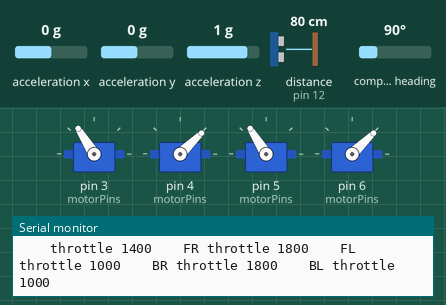
The sketch below on a simulated Arduino Uno, built with avr-gcc and run on an emulated ATmega328P. Parts: 4 × servo, the last lines printed to the serial monitor. The inputs (shaded band) are chosen by the test bench; at power-on: acceleration x 0 g, distance to the obstacle (sensor on pin 12) 80 cm, acceleration z 1 g, acceleration y 0 g, compass heading 90°. The echo pulse lasts 58.3 µs per cm.

Above: at 2.2 s.
2.3 s: acceleration x set to -1.4 g
At 3.4 s:
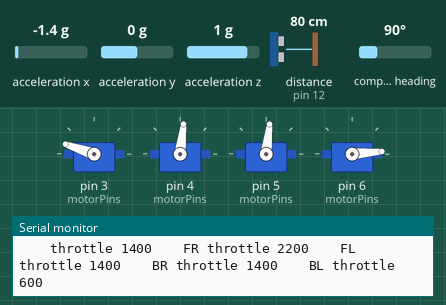
At 5.2 s:
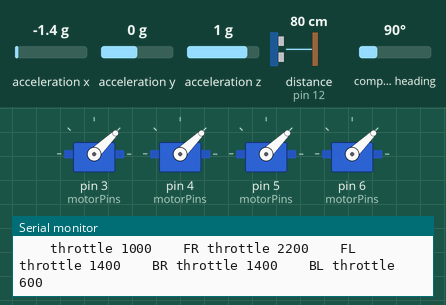
5.3 s: distance to the obstacle (sensor on pin 12) set to 2 cm
8.3 s: acceleration z set to -1.4 g
11.3 s: acceleration y set to -1.4 g
14.3 s: distance to the obstacle (sensor on pin 12) set to 18 cm
17.3 s: compass heading set to 7°
At 21.0 s:
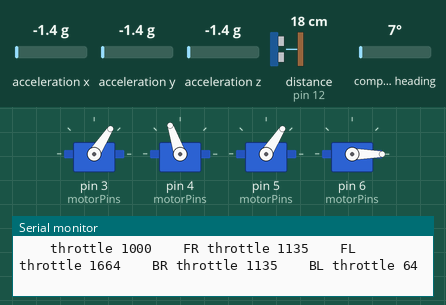
Timing chart, 0 to 21.3 s (numbered marks = the images above; inputs shaded):
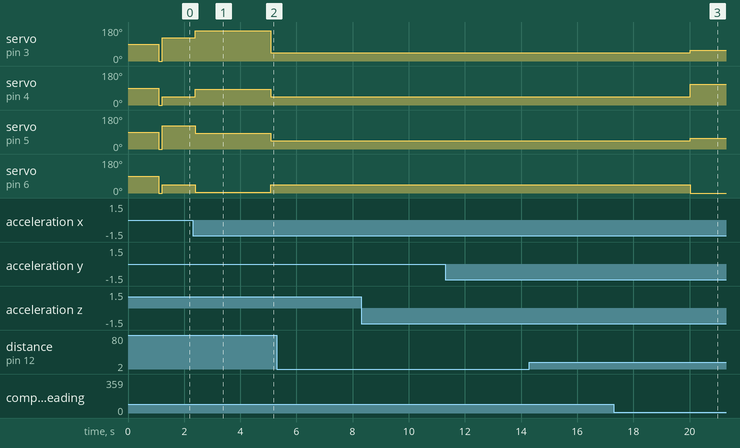

The sketch:

stateTransition.ino
```cpp
//Library for the sonar
#include "SR04.h"
//Libraries for the imu
#include <Adafruit_BNO055.h>
#include <Adafruit_Sensor.h>
//Library for the brushless motors
#include <Servo.h>

//Starting distance: should be the distance from the sonar attached to the drone to the floor
#define DISTANCE_A 7
//Distance where the floor no longer affects the thrust of the motors. Should increase the throttle accordingly to account for this
#define DISTANCE_B 30
//Peak distance where the drone should be hovering without an increase or decrease in altitude
#define DISTANCE_C 100
//Distance where the drone should start decelerating to prepare for landing
#define DISTANCE_D 30
//Distance just a little bit higher than DISTANCE_A that is used for landing
#define DISTANCE_E 9

//Time for which the drone will hover for
#define HOVER_TIME 10000

//Throttle to account for thrust from the floor
#define ASCEND_1 1200
//Throttle to ascend
#define ASCEND_2 1400
//Throttle to hover
#define HOVER 1150
//Throttle to begin descending
#define DESCEND_1 1100
//Throttle to finish descending taking the thrust from the floor into account
#define DESCEND_2 1050
//Throttle to turn motors off
#define LANDED 1000
//Maximum throttle, used to initialize the esc's
#define MAX 1023

//Pins for the trigger and echo of the sonar
#define TRIGGER_PIN 12
#define ECHO_PIN 2

//Pins for the four different motors
#define FRONT_RIGHT 3
#define FRONT_LEFT 4
#define BACK_RIGHT 5
#define BACK_LEFT 6

//Killswitch
#define BUTTON 19


//Global variable for the distance that the sonar reads. Volatile so it can be used in the interrupt
long distance;
long previousDistance;

/*Global variable to determine and change the state of the drone
 *
 * 0: Starting state, will configure the esc's and test motors
 * 1: Begin ascent state, will begin to ascend with a throttle that takes the thrust from the floor into account
 * -Distance should be greater or equal to A and less than B
 * 2: Ascent state, will continue acsending, but will now change the throttle so that it not longer account for floor
 * -Distance should be greater or equal to B and less than C
 * 3: Hover state, will reach the final distance ad hover the drone for a set amount of time
 * -Distance should be greater or equal to C
 * 4: Begin descent state, will now begin descinding the drone with a throttle slightly lower than the hover throttle
 * -Distance should be less than C and greater or equal to D
 * 5: Slow descent state, will slow the descent in order to begine preparing to land. Should take thrust from floor into account
 * -Distance should be less than or equal D and greater than A
 * 6: Landing state, should be landed at this point. Turn motors off
 */
volatile int currentState;

//Global variables for the IMU and PID
float roll_p_gain = 1.3;
float roll_i_gain = 0.04;
float roll_d_gain = 18.0;
int roll_max = 400;

float pitch_p_gain = roll_p_gain;
float pitch_i_gain = roll_i_gain;
float pitch_d_gain = roll_d_gain;
int pitch_max = roll_max;

float yaw_p_gain = 4.0;
float yaw_i_gain = 0.02;
float yaw_d_gain = 0.0;
int yaw_max = 400;

//Enables and disables the PID loop
boolean auto_level = true;

float temp_error;
float roll_input, roll_setpoint, roll_i, roll_d, roll_output;
float pitch_input, pitch_setpoint, pitch_i, pitch_d, pitch_output;
float yaw_input, yaw_setpoint, yaw_i, yaw_d, yaw_output;


//Code for ESC's and Motors
int motorPins[] = {FRONT_RIGHT, FRONT_LEFT, BACK_RIGHT, BACK_LEFT};
int throttle = 0;
int startup = 5000;
int FR_THROTTLE, BR_THROTTLE, FL_THROTTLE, BL_THROTTLE;


//Initializing the 4 Servo instances
Servo motor[4];

//Sonar instance for the SR04 class
SR04 sonar = SR04(ECHO_PIN,TRIGGER_PIN);

//IMU instance for the BNO055 class
Adafruit_BNO055 bno = Adafruit_BNO055(55);

void setup() {

  Serial.begin(9600);

  //defining the interrupt routine
  //attachInterrupt(digitalPinToInterrupt(ECHO_PIN), changeState, CHANGE);

  attachInterrupt(digitalPinToInterrupt(BUTTON), kill, CHANGE);

  currentState = 1;

  //attaching the Servo instances to the pins of the motors
  for(int i = 0; i < 4; i++){
    motor[i].attach(motorPins[i]);
  }

  if(!bno.begin())
  {
    /* There was a problem detecting the BNO055 ... check your connections */
        Serial.print("Ooops, no BNO055 detected ... Check your wiring or I2C ADDR!");
    while(1);
  }
  delay(1000);
  bno.setExtCrystalUse(true);

}

void loop() {

  //Firt it will set up the ESC's, then the functionality of the state diagram will occur
  if(currentState == 0){

    if(millis()-startup<15000){

      throttle = MAX;
      throttle = map(throttle,0,MAX,1000,2000);

      for(int i = 0; i < 4; i++){
        motor[i].writeMicroseconds(throttle);
      }

      Serial.println("HIGH");

    }
    else {

      throttle = 0;
      throttle = map(throttle,0,MAX,1000,2000);

      for(int i = 0; i < 4; i++){
        motor[i].writeMicroseconds(throttle);
      }

      Serial.println("LOW");

    }

    delay(5);

    if(millis()-startup>30000)
      currentState = 1;

  }
  else {

    //Checks before the sonar reads in order to prevent the state transition interrupt
    if(currentState == 3){

      //Code to have the drone hover for set amount of time
      delay(HOVER_TIME);

      currentState = 4;

    }


    //Getting the distance from the sonar
    distance = correctSonar();
//    Serial.print("distance ");
//    Serial.print(distance);
//    Serial.print("    currentState ");
//    Serial.print(currentState);
    Serial.print("    throttle ");
    Serial.print(throttle);
    Serial.print("    FR throttle ");
    Serial.print(FR_THROTTLE);
    Serial.print("    FL throttle ");
    Serial.print(FL_THROTTLE);
    Serial.print("    BR throttle ");
    Serial.print(BR_THROTTLE);
    Serial.print("    BL throttle ");
    Serial.println(BL_THROTTLE);
    delay(50);

    //S
    switch(currentState)
    {
      case 1:
        if(distance >= DISTANCE_A && distance < DISTANCE_B)
        {

          //Code for setting throttle to account for increased thrust from the floor
          throttle = ASCEND_1;

          if(millis() - startup < 15000)
            throttle = 1000;

//        for(int i = 0; i < 4; i++)
//          motor[i].writeMicroseconds(throttle);

        }
        else if(distance >= DISTANCE_B)
        {
          currentState = 2;
        }

      break;

      case 2:
        if(distance >= DISTANCE_B && distance < DISTANCE_C)
        {

          //Code for setting throttle to account for increased thrust from the floor
          throttle = ASCEND_2;

//        for(int i = 0; i < 4; i++)
//          motor[i].writeMicroseconds(throttle);

        }
        else if(distance >= DISTANCE_C)
        {
          currentState = 3;
        }

      break;

      case 3:
        if(distance >= DISTANCE_C)
        {

          //Code for setting the throttle to hover the drone
          throttle = HOVER;

//        for(int i = 0; i < 4; i++)
//          motor[i].writeMicroseconds(throttle);

        }

      break;

      case 4:
        if(distance >= DISTANCE_D && distance < DISTANCE_C)
        {

          //Code for setting throttle to begin descinding
          throttle = DESCEND_1;

//        for(int i = 0; i < 4; i++)
//          motor[i].writeMicroseconds(throttle);

        }
        else if(distance <= DISTANCE_D)
        {
          currentState = 5;
        }

      break;

      case 5:
        if(distance > DISTANCE_A && distance <= DISTANCE_D)
        {

          //Code for setting throttle to begin landing. Will have to take the thrust from the floor into account here as well
          throttle = DESCEND_2;

//        for(int i = 0; i < 4; i++)
//          motor[i].writeMicroseconds(throttle);

        }
        else if(distance < DISTANCE_E)
        {
          currentState = 6;
        }
      break;

      case 6:
          //Code for when the drone has landed
          throttle = LANDED;

//        for(int i = 0; i < 4; i++)
//          motor[i].writeMicroseconds(throttle);

      break;

    }

    if(auto_level){

      //reseting pid oontrollers
      roll_i = 0;
      roll_d = 0;
      pitch_i = 0;
      pitch_d = 0;
      yaw_i = 0;
      yaw_d = 0;

      //Calling the PID loop for auto-correction
      PID();

      if (throttle > 1800) throttle = 1800;                                   //We need some room to keep full control at full throttle.
      FR_THROTTLE = throttle - pitch_output + roll_output - yaw_output; //Calculate the pulse for esc 1 (front-right - CCW)
      BR_THROTTLE = throttle + pitch_output + roll_output + yaw_output; //Calculate the pulse for esc 2 (rear-right - CW)
      BL_THROTTLE = throttle + pitch_output - roll_output - yaw_output; //Calculate the pulse for esc 3 (rear-left - CCW)
      FL_THROTTLE = throttle - pitch_output - roll_output + yaw_output; //Calculate the pulse for esc 4 (front-left - CW)

      if(millis() - startup < 15000){
            throttle = 1000;
            for(int i = 0; i < 4; i++)
          motor[i].writeMicroseconds(throttle);
      }
      else{
      motor[0].writeMicroseconds(FR_THROTTLE);
      motor[1].writeMicroseconds(FL_THROTTLE);
      motor[2].writeMicroseconds(BR_THROTTLE);
      motor[3].writeMicroseconds(BL_THROTTLE);
      }
    }
    else{
      for(int i = 0; i < 4; i++)
        motor[i].writeMicroseconds(throttle);
    }
  }

}

//Currently not in use
//void changeState() {
//
//  switch(currentState)
//  {
//    case 1:
//      if(distance >= DISTANCE_A && distance < DISTANCE_B)
//      {
//
//        //Code for setting throttle to account for increased thrust from the floor
//        throttle = ASCEND_1;
//
//        for(int i = 0; i < 4; i++)
//          motor[i].writeMicroseconds(throttle);
//
//      }
//      else if(distance >= DISTANCE_B)
//      {
//        currentState = 2;
//      }
//
//      break;
//
//    case 2:
//      if(distance >= DISTANCE_B && distance < DISTANCE_C)
//      {
//
//        //Code for setting throttle to account for increased thrust from the floor
//        throttle = ASCEND_2;
//
//        for(int i = 0; i < 4; i++)
//          motor[i].writeMicroseconds(throttle);
//
//      }
//      else if(distance >= DISTANCE_C)
//      {
//        currentState = 3;
//      }
//
//      break;
//
//    case 3:
//      if(distance >= DISTANCE_C)
//      {
//
//        //Code for setting the throttle to hover the drone
//        throttle = HOVER;
//
//        for(int i = 0; i < 4; i++)
//          motor[i].writeMicroseconds(throttle);
//
//      }
//
//      break;
//
//    case 4:
//      if(distance >= DISTANCE_D && distance < DISTANCE_C)
//      {
//
//        //Code for setting throttle to begin descinding
//        throttle = DESCEND_1;
//
//        for(int i = 0; i < 4; i++)
//          motor[i].writeMicroseconds(throttle);
//
//      }
//      else if(distance <= DISTANCE_D)
//      {
//        currentState = 5;
//      }
//
//      break;
//
//    case 5:
//      if(distance > DISTANCE_A && distance <= DISTANCE_D)
//      {
//
//        //Code for setting throttle to begin landing. Will have to take the thrust from the floor into account here as well
//        throttle = DESCEND_2;
//
//        for(int i = 0; i < 4; i++)
//          motor[i].writeMicroseconds(throttle);
//
//      }
//      else if(distance < DISTANCE_E)
//      {
//        currentState = 6;
//      }
//      break;
//
//    case 6:
//        //Code for when the drone has landed
//        throttle = LANDED;
//
//        for(int i = 0; i < 4; i++)
//          motor[i].writeMicroseconds(throttle);
//
//      break;
//
//  }
//
//}


//Function for the PID loop that corrects the orientation of the drone
void PID() {

  //Getting the axis orientation from the IMU
  sensors_event_t event;
  bno.getEvent(&event);

  roll_input = event.orientation.x;
  pitch_input = event.orientation.y;
  yaw_input = event.orientation.z;

  //Roll PID calculation
  temp_error = roll_input - roll_setpoint;
  roll_i += roll_i_gain* temp_error;
  if (roll_i > roll_max)
    roll_i = roll_max;
  else if(roll_i < roll_max * -1)
    roll_output = roll_max * -1;

  roll_output = roll_p_gain * temp_error + roll_i + roll_d_gain * (temp_error - roll_d);
  if(roll_output > roll_max)
    roll_output = roll_max;
  else if (roll_output < roll_max * -1)
    roll_output = roll_max * -1;

  roll_d = temp_error;

  //Pitch PID calculation
  temp_error = pitch_input - pitch_setpoint;
  pitch_i += pitch_i_gain* temp_error;
  if (pitch_i> pitch_max)
    pitch_i = pitch_max;
  else if(pitch_i < pitch_max * -1)
    pitch_output = pitch_max * -1;

  pitch_output = pitch_p_gain * temp_error + pitch_i + pitch_d_gain * (temp_error - pitch_d);
  if(pitch_output > pitch_max)
    pitch_output = pitch_max;
  else if (pitch_output < pitch_max * -1)
    pitch_output = pitch_max * -1;

  pitch_d = temp_error;

  //Yaw PID calculation
  temp_error = yaw_input - yaw_setpoint;
  yaw_i += yaw_i_gain* temp_error;
  if (yaw_i> yaw_max)
    yaw_i = yaw_max;
  else if(yaw_i < yaw_max * -1)
    yaw_output = yaw_max * -1;

  yaw_output = yaw_p_gain * temp_error + yaw_i + yaw_d_gain * (temp_error - yaw_d);
  if(yaw_output > yaw_max)
    yaw_output = yaw_max;
  else if (yaw_output < yaw_max * -1)
    yaw_output = yaw_max * -1;

  yaw_d = temp_error;


}

//Function to ensure that no 'trash' values are passed to the interrupt
float correctSonar() {

  int Maximum = 400;
  int Minimum = 6;

  int dist = sonar.Distance();

  if(dist < Maximum && dist > Minimum) {
   previousDistance = dist;
   return dist;
  }

  return previousDistance;
}

void kill() {
  currentState = 6;
}
```

Measured:
- after the input at 2.3 s, servo on pin 3 (motorPins): 122° → 161° after 0.10 s, → 44° 2.7 s later; servo on pin 4 (motorPins): 44° → 83° after 0.10 s, → 44° 2.7 s later; servo on pin 5 (motorPins): 122° → 83° after 0.10 s, → 44° 2.7 s later; servo on pin 6 (motorPins): 44° → 5° after 0.10 s, → 44° 2.7 s later
- after the input at 17.3 s, servo on pin 3 (motorPins), servo on pin 5 (motorPins): 44° → 57° after 2.7 s; servo on pin 4 (motorPins): 44° → 109° after 2.7 s
